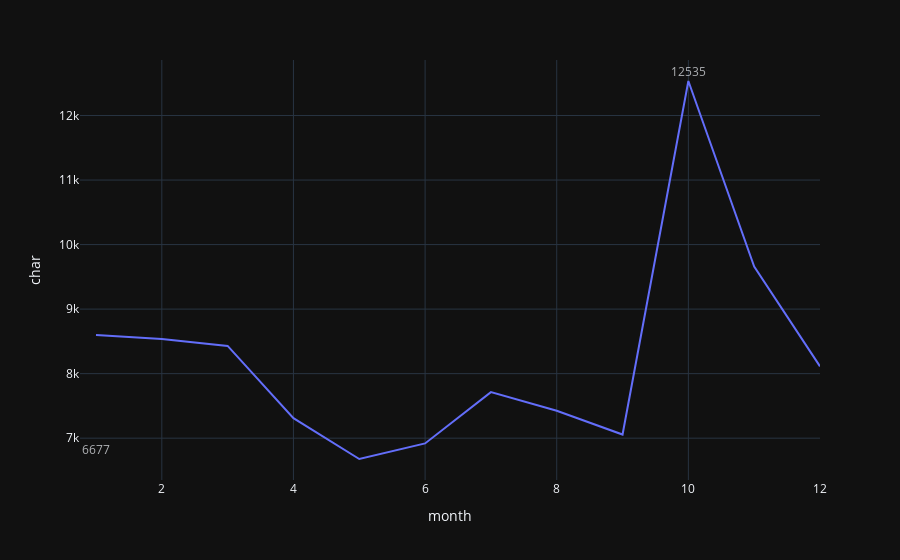

The code cell stored with this chart in its notebook:
### Code cell
fig = px.line(mau, x='month', y='char', template='plotly_dark')
fig.add_annotation(showarrow=False,
                   align = 'right',
                   x=mau.month[mau.max(axis = 1).idxmax()],
                   y=mau.max().char,
                   text=str(mau.max().char),
                   yshift=10,
                   opacity=0.7)
fig.add_annotation(showarrow=False,
                   align = 'right',
                   x=mau.month[mau.min(axis = 1).idxmin()],
                   y=mau.min().char,
                   text=str(mau.min().char),
                   yshift=10,
                   opacity=0.7)
fig.show()
fig.write_image("img/mau.png")

### Figure 1 — Plotly figure (JSON) as saved in the notebook; plotly's stock layout.template omitted (floating-point values rounded to 4 significant figures)
{"data": [{"hovertemplate": "month=%{x}<br>char=%{y}<extra></extra>", "legendgroup": "", "line": {"color": "#636efa", "dash": "solid"}, "mode": "lines", "name": "", "orientation": "v", "showlegend": false, "type": "scatter", "x": [1, 2, 3, 4, 5, 6, 7, 8, 9, 10, 11, 12], "xaxis": "x", "y": [8600, 8535, 8429, 7310, 6677, 6918, 7714, 7425, 7056, 12535, 9660, 8113], "yaxis": "y"}], "layout": {"annotations": [{"align": "right", "opacity": 0.7, "showarrow": false, "text": "12535", "x": 10, "y": 12535, "yshift": 10}, {"align": "right", "opacity": 0.7, "showarrow": false, "text": "6677", "x": 1, "y": 6677, "yshift": 10}], "autosize": true, "legend": {"tracegroupgap": 0}, "margin": {"t": 60}, "xaxis": {"anchor": "y", "autorange": true, "domain": [0, 1], "range": [0.8338, 12], "title": {"text": "month"}, "type": "linear"}, "yaxis": {"anchor": "x", "autorange": true, "domain": [0, 1], "range": [6347.0, 12950.0], "title": {"text": "char"}, "type": "linear"}}}
